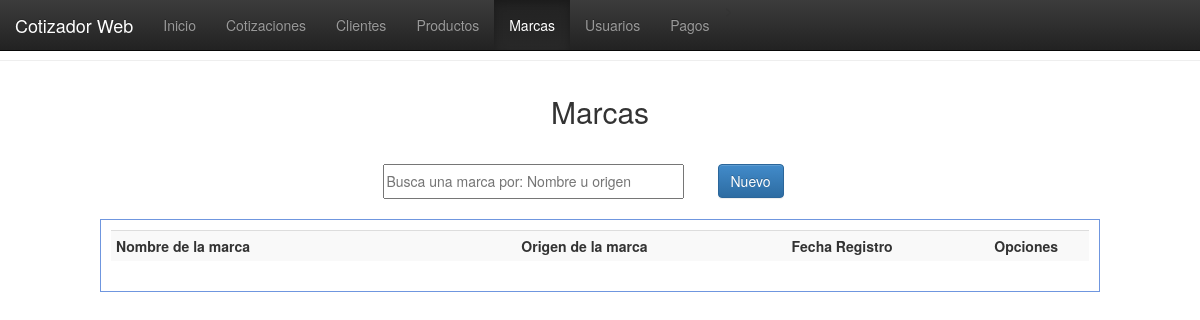
Before: /vistas/marcas.php with the older database file.
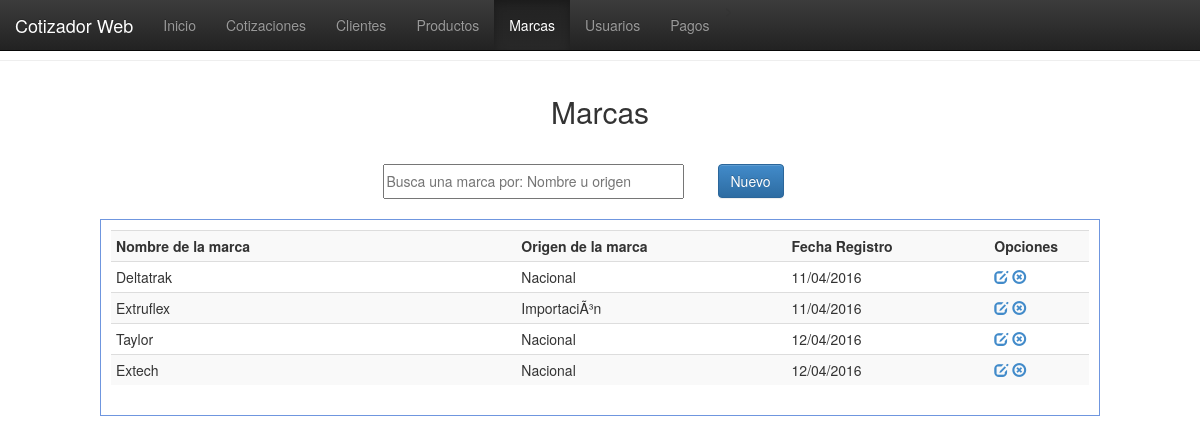
After: the same page with the newer database file.
### tables this page shows
CREATE TABLE `marcas` (
  `id_mca` int(11) NOT NULL,
  `nomb_mca` varchar(100) NOT NULL,
  `origen_mca` varchar(50) NOT NULL,
  `fecha_reg` date NOT NULL
);

### php/conexion.php (called while the page is built, shortened)
<?php
function fechaNormal($fecha){
		$nfecha = date('d/m/Y',strtotime($fecha));
		return $nfecha;
}
?>

### vistas/marcas.php (the view, shortened to what this page needs)
<!DOCTYPE html>
<html>
<head>
<link href="../css/estilo.css" rel="stylesheet">
<link href="../bootstrap/css/bootstrap.css" rel="stylesheet">
<link href="../bootstrap/css/bootstrap.min.css" rel="stylesheet">
<link href="../bootstrap/css/bootstrap-theme.css" rel="stylesheet">
<link href="../bootstrap/css/bootstrap-theme.min.css" rel="stylesheet">
</head>
<body>
  <nav class="navbar navbar-inverse navbar-fixed-top">
    <div class="container-fluid">
      <div class="navbar-header">
        <a class="navbar-brand" href="#">Cotizador Web</a>
      </div>
      <div class="collapse navbar-collapse" id="myNavbar">
        <ul class="nav navbar-nav">
          <li><a href="index.php">Inicio</a></li>>
          <li><a href="cotizaciones.php">Cotizaciones</a></li>
          <li><a href="clientes.php">Clientes</a></li>
          <li><a href="productos.php">Productos</a></li>
          <li class="active"><a href="marcas.php">Marcas</a></li>
          <li><a href="usuarios.php">Usuarios</a></li>
          <li><a href="pagos.php">Pagos</a></li>
        </ul>
      </div>
    </div>
  </nav>
  <br><br><hr>
    <header>Marcas</header>
    <section>
    <table border="0" align="center">
    	<tr>
        	<td width="335"><input type="text" placeholder="Busca una marca por: Nombre u origen" id="bs-mca"/></td>
            <td width="100"><button id="nueva-marca" class="btn btn-primary">Nuevo</button></td>
        </tr>
    </table>
    </section>
    <div class="registros" id="agrega-registros-mca">
        <table class="table table-striped table-condensed table-hover">
            <tr>
                <th width="300">Nombre de la marca</th>
                <th width="200">Origen de la marca</th>
                <th width="150">Fecha Registro</th>
                <th width="50">Opciones</th>
            </tr>
        <?php
            include('../php/conexion.php');
            $registro = mysql_query("SELECT * FROM marcas");
            while($registro2 = mysql_fetch_array($registro)){
                echo '<tr>
                        <td>'.$registro2['nomb_mca'].'</td>
                        <td>'.$registro2['origen_mca'].'</td>
                        <td>'.fechaNormal($registro2['fecha_reg']).'</td>
                        <td>
                            <a href="javascript:editarMarca('.$registro2['id_mca'].');" class="glyphicon glyphicon-edit"></a>
                            <a href="javascript:eliminarMarca('.$registro2['id_mca'].');" class="glyphicon glyphicon-remove-circle"></a>
                        </td>
                    </tr>';
            }
        ?>
        </table>
    </div>
</body>
</html>

### css/estilo.css (style rules this page uses)
body { margin:0px; font-family:"Trebuchet MS", Arial, Helvetica, sans-serif; min-width:1000px; }
header { margin:auto; padding:10px; font-size:30px; width:500px; text-align:center; margin-top:20px; }
section { margin-top:20px; }
section table tr td input { width:90%; height:35px; outline:none; font-size:14px; }
.registros { margin:auto; width:1000px; margin-top:20px; border:1px solid #6F96DF; height:auto; padding:10px; }

Changed rows visible on the page:
added marcas: nomb_mca "Deltatrak", origen_mca "Nacional", fecha_reg "11/04/2016"
added marcas: nomb_mca "Extruflex", origen_mca "ImportaciÃ³n", fecha_reg "11/04/2016"
added marcas: nomb_mca "Taylor", origen_mca "Nacional", fecha_reg "12/04/2016"
added marcas: nomb_mca "Extech", origen_mca "Nacional", fecha_reg "12/04/2016"
